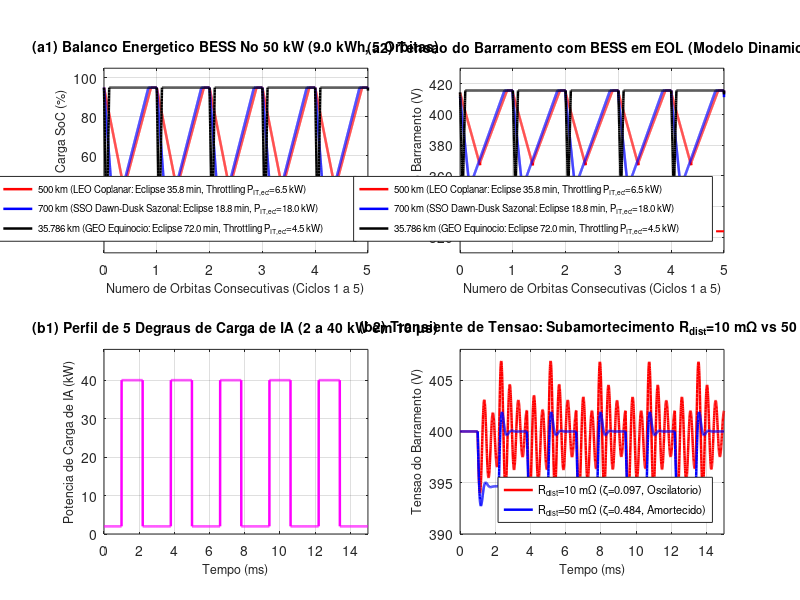
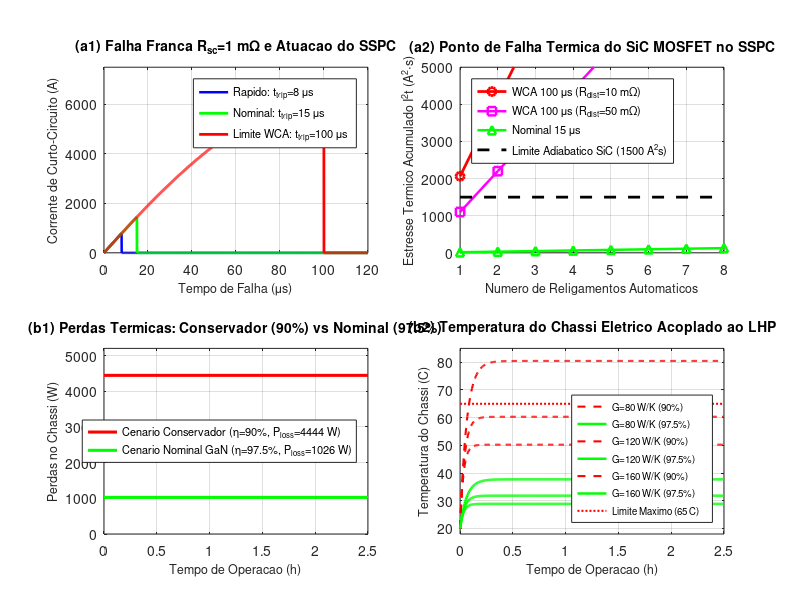

MATLAB code to generate these figures, in order:
% ==============================================================================
% GERACAO DE FIGURAS COMPOSTAS CONSOLIDADAS - SECAO 3.1 (BARRAMENTO HVDC 400 V)
% Projeto de Dissertacao de Mestrado - ProPECAut / IFES Campus Serra
% ==============================================================================

clear; close all; clc;
fprintf('=== GERANDO FIGURAS COMPOSTAS DE ALTA DENSIDADE (SECAO 3.1) ===\n');

if ismember('qt', available_graphics_toolkits())
    graphics_toolkit('qt');
else
    graphics_toolkit('gnuplot');
end

% ------------------------------------------------------------------------------
% FIGURA 3.1 COMPOSTA: BALANCO ENERGETICO ORBITAL E DINAMICA TRANSITORIA DE IA
% ------------------------------------------------------------------------------
fprintf('1. Gerando Figura 3.1 Composta (Balanco BESS + Degraus de IA)...\n');

fig_c1 = figure(1, 'position', [50, 50, 1100, 750]);

% Parametros do BESS do No Satelital de 50 kW e Orbitas Oficiais
V_nom = 400.0; V_UV = 324.0; V_OV = 442.8;
E_bat_nom_kWh = 9.0; % 9.0 kWh no satelital (Cluster 20 nos = 180 kWh) [PROVISORIO]
E_bat_nom_J = E_bat_nom_kWh * 3.6e6;
SoC_min_safe = 0.20; % [VERIFICAVEL / REQUISITO DE PROJETO]
R_0_eol = 0.085;     % Resistencia ohmica em EOL [PROVISORIO]

% Cenarios orbitais oficiais:
altitudes = [500.0, 700.0, 35786.0]; % LEO, SSO, GEO
cores = {'r', 'b', 'k'};
labels_alt = {'500 km (LEO Coplanar: Eclipse 35.8 min, Throttling P_{IT,ecl}=6.5 kW)', ...
              '700 km (SSO Dawn-Dusk Sazonal: Eclipse 18.8 min, P_{IT,ecl}=18.0 kW)', ...
              '35.786 km (GEO Equinocio: Eclipse 72.0 min, Throttling P_{IT,ecl}=4.5 kW)'};

mu_earth = 398600.4418;
R_earth = 6378.14;
N_orbits = 5;

% Execucao da integracao dinamica exata do BESS por cenario orbital:
sim_results = cell(3, 1);

for i = 1:3
    h = altitudes(i);
    r_orb = R_earth + h;
    T_o = 2 * pi * sqrt((r_orb^3) / mu_earth);
    
    if h == 500.0
        t_e = 35.8 * 60.0;
        P_IT = 6500.0;
    elseif h == 700.0
        t_e = 18.8 * 60.0;
        P_IT = 18000.0;
    else
        t_e = 72.0 * 60.0;
        P_IT = 4500.0;
    end
    
    % Livro-razao da carga total no barramento durante eclipse:
    P_load_ecl = (P_IT / 0.975) + 440.0 + 550.0 + 30.0;
    
    t_tot = N_orbits * T_o;
    t_vec = linspace(0, t_tot, 5000);
    dt_s = t_vec(2) - t_vec(1);
    
    soc_vec = zeros(size(t_vec));
    v_vec   = zeros(size(t_vec));
    soc_vec(1) = 0.95;
    Voc_init = 330.0 + 90.0 * soc_vec(1);
    v_vec(1) = Voc_init - (P_load_ecl / Voc_init) * R_0_eol;
    P_solar_avail = 48000.0;
    P_load_total_nom = (40000.0 / 0.975) + 440.0 + 550.0 + 65.0;
    
    for k = 2:length(t_vec)
        t_mod = mod(t_vec(k), T_o);
        is_ecl = (t_mod <= t_e);
        
        if is_ecl
            if soc_vec(k-1) <= SoC_min_safe
                P_b = 440.0 + 550.0; % Throttling de protecao de avionica
            else
                P_b = P_load_ecl;
            end
            dE = P_b * dt_s / 0.98;
            soc_vec(k) = max(SoC_min_safe, soc_vec(k-1) - (dE / E_bat_nom_J));
        else
            P_charge = min(P_solar_avail - P_load_total_nom, 10000.0);
            dE = P_charge * dt_s * 0.98;
            soc_vec(k) = min(0.95, soc_vec(k-1) + (dE / E_bat_nom_J));
            P_b = 0;
        end
        
        Voc_k = 330.0 + 90.0 * soc_vec(k);
        I_b = is_ecl * (P_b / Voc_k);
        v_vec(k) = Voc_k - I_b * R_0_eol;
    end
    
    sim_results{i}.t_norm = t_vec / T_o;
    sim_results{i}.soc = soc_vec;
    sim_results{i}.v = v_vec;
end

% Subpainel (a1): Estado de Carga (SoC) em 5 orbitas (saida da simulacao)
subplot(2, 2, 1);
hold on; grid on; box on;
for i = 1:3
    plot(sim_results{i}.t_norm, sim_results{i}.soc * 100, cores{i}, 'linewidth', 1.8);
end
plot([0, N_orbits], [20, 20], 'r--', 'linewidth', 1.5);
text(0.1, 24, 'Limite Minimo Seguranca SoC = 20% (DoD max = 80%)', 'color', 'r', 'fontsize', 8);
xlabel('Numero de Orbitas Consecutivas (Ciclos 1 a 5)', 'fontsize', 9);
ylabel('Estado de Carga SoC (%)', 'fontsize', 9);
title('(a1) Balanco Energetico BESS No 50 kW (9.0 kWh, 5 Orbitas)', 'fontsize', 10, 'fontweight', 'bold');
legend(labels_alt, 'location', 'southeast', 'fontsize', 7);
xlim([0, N_orbits]); ylim([10, 105]);

% Subpainel (a2): Tensao Terminal do Barramento (saida da simulacao)
subplot(2, 2, 2);
hold on; grid on; box on;
for i = 1:3
    plot(sim_results{i}.t_norm, sim_results{i}.v, cores{i}, 'linewidth', 1.8);
end
plot([0, N_orbits], [V_UV, V_UV], 'r--', 'linewidth', 1.5);
xlabel('Numero de Orbitas Consecutivas (Ciclos 1 a 5)', 'fontsize', 9);
ylabel('Tensao do Barramento (V)', 'fontsize', 9);
title('(a2) Tensao do Barramento com BESS em EOL (Modelo Dinamico)', 'fontsize', 10, 'fontweight', 'bold');
legend(labels_alt, 'location', 'southeast', 'fontsize', 7);
xlim([0, N_orbits]); ylim([310, 430]);

% Subpainel (b1): Trem de 5 Degraus de IA (2 kW <-> 40 kW em 10 us)
t_dyn = linspace(0, 15.0, 3000); % em ms
p_train = 2.0 * ones(size(t_dyn)); % kW
for p = 1:5
    t_p = (p - 1) * 2.8 + 1.0;
    p_train(t_dyn >= t_p & t_dyn < t_p + 1.2) = 40.0;
end

subplot(2, 2, 3);
hold on; grid on; box on;
plot(t_dyn, p_train, 'm-', 'linewidth', 1.8);
xlabel('Tempo (ms)', 'fontsize', 9);
ylabel('Potencia de Carga de IA (kW)', 'fontsize', 9);
title('(b1) Perfil de 5 Degraus de Carga de IA (2 a 40 kW em 10 \mus)', 'fontsize', 10, 'fontweight', 'bold');
xlim([0, 15]); ylim([0, 48]);

% Subpainel (b2): Resposta de Tensao e Subamortecimento (Integracao Numerica Exata)
subplot(2, 2, 4);
hold on; grid on; box on;

t_dyn_s = t_dyn * 1e-3;
dt_dyn = t_dyn_s(2) - t_dyn_s(1);
P_bus_train = (p_train * 1e3 / 0.900) + 440.0 + 550.0;

Cb = 1.5e-3; Lb = 4.0e-6;
R_cases = [0.010, 0.050];
colors_b2 = {'r-', 'b-'};
labels_b2 = {'R_{dist}=10 m\Omega (\zeta=0.097, Oscilatorio)', 'R_{dist}=50 m\Omega (\zeta=0.484, Amortecido)'};

for c = 1:2
    Rb = R_cases(c);
    V_b = zeros(size(t_dyn_s));
    I_b = zeros(size(t_dyn_s));
    V_b(1) = 400.0;
    I_b(1) = P_bus_train(1) / V_b(1);
    V_src = V_b(1) + Rb * I_b(1);
    
    for k = 2:length(t_dyn_s)
        dI = (V_src - V_b(k-1) - Rb * I_b(k-1)) / Lb;
        dV = (I_b(k-1) - (P_bus_train(k-1) / max(V_b(k-1), 50.0))) / Cb;
        I_b(k) = I_b(k-1) + dI * dt_dyn;
        V_b(k) = V_b(k-1) + dV * dt_dyn;
    end
    plot(t_dyn, V_b, colors_b2{c}, 'linewidth', 1.8);
end

xlabel('Tempo (ms)', 'fontsize', 9);
ylabel('Tensao do Barramento (V)', 'fontsize', 9);
title('(b2) Transiente de Tensao: Subamortecimento R_{dist}=10 m\Omega vs 50 m\Omega', 'fontsize', 10, 'fontweight', 'bold');
legend(labels_b2, 'location', 'southeast', 'fontsize', 8);
xlim([0, 15]); ylim([390, 408]);

if ~exist('figuras','dir'), mkdir('figuras'); end; print(fig_c1, 'figuras/figura_3_1_dinamica_barramento_bess.png', '-dpng', '-r150');
fprintf('   -> Figura 3.1 Composta salva com sucesso em figuras/figura_3_1_dinamica_barramento_bess.png\n\n');

% ------------------------------------------------------------------------------
% FIGURA 3.2 COMPOSTA: ANALISE DE FALHAS, PROTECAO SSPC E ACOPLAMENTO TERMICO
% ------------------------------------------------------------------------------
fprintf('2. Gerando Figura 3.2 Composta (SSPC I2t + Eletrotermico)...\n');

fig_c2 = figure(2, 'position', [50, 50, 1100, 750]);

% Subpainel (a1): Corrente de Curto-Circuito Franco Rsc=1 mOhm
t_sc_us = linspace(0, 120, 2000); % us
t_sc = t_sc_us * 1e-6;
R_loop_10m = 0.010 + 0.001; % 11 mOhm
L_dist = 4.0e-6; C_bus = 1.5e-3;
V0 = 400.0;

i_sc_100us = (V0 / (12910 * L_dist)) * exp(-1375 * t_sc) .* sin(12836 * t_sc);
i_sc_100us(t_sc_us > 100) = 0;

i_sc_15us = (V0 / (12910 * L_dist)) * exp(-1375 * t_sc) .* sin(12836 * t_sc);
i_sc_15us(t_sc_us > 15) = 0;

i_sc_8us = (V0 / (12910 * L_dist)) * exp(-1375 * t_sc) .* sin(12836 * t_sc);
i_sc_8us(t_sc_us > 8) = 0;

subplot(2, 2, 1);
hold on; grid on; box on;
plot(t_sc_us, i_sc_8us, 'b-', 'linewidth', 1.8);
plot(t_sc_us, i_sc_15us, 'g-', 'linewidth', 2.0);
plot(t_sc_us, i_sc_100us, 'r-', 'linewidth', 2.0);
xlabel('Tempo de Falha (\mus)', 'fontsize', 9);
ylabel('Corrente de Curto-Circuito (A)', 'fontsize', 9);
title('(a1) Falha Franca R_{sc}=1 m\Omega e Atuacao do SSPC', 'fontsize', 10, 'fontweight', 'bold');
legend({'Rapido: t_{trip}=8 \mus', 'Nominal: t_{trip}=15 \mus', 'Limite WCA: t_{trip}=100 \mus'}, 'location', 'northeast', 'fontsize', 8);
xlim([0, 120]); ylim([0, 7500]);

% Subpainel (a2): Estresse Cumulativo I2t vs Numero de Religamentos
N_relig = 1:8;
I2t_8us   = 3.25 * N_relig;
I2t_15us  = 15.93 * N_relig;
I2t_100us = 2061.67 * N_relig;
I2t_100us_50m = 1100.10 * N_relig;

subplot(2, 2, 2);
hold on; grid on; box on;
plot(N_relig, I2t_100us, 'ro-', 'linewidth', 2.0);
plot(N_relig, I2t_100us_50m, 'ms-', 'linewidth', 1.8);
plot(N_relig, I2t_15us, 'g^-', 'linewidth', 1.8);
plot([1, 8], [1500, 1500], 'k--', 'linewidth', 2.0);

xlabel('Numero de Religamentos Automaticos', 'fontsize', 9);
ylabel('Estresse Termico Acumulado I^2t (A^2\cdots)', 'fontsize', 9);
title('(a2) Ponto de Falha Termica do SiC MOSFET no SSPC', 'fontsize', 10, 'fontweight', 'bold');
legend({'WCA 100 \mus (R_{dist}=10 m\Omega)', 'WCA 100 \mus (R_{dist}=50 m\Omega)', 'Nominal 15 \mus', 'Limite Adiabatico SiC (1500 A^2s)'}, 'location', 'northwest', 'fontsize', 8);
xlim([1, 8]); ylim([0, 5000]);

% Subpainel (b1): Dissipacao Termica dos Conversores (eta = 90% vs 97.5% a 40 kW)
P_loss_cons = 40000.0 * (1.0 - 0.900) / 0.900; % 4444.44 W
P_loss_nom  = 40000.0 * (1.0 - 0.975) / 0.975; % 1025.64 W
t_term_h = linspace(0, 2.5, 400); % 2.5 horas
subplot(2, 2, 3);
hold on; grid on; box on;
plot([0, 2.5], [P_loss_cons, P_loss_cons], 'r-', 'linewidth', 2.2);
plot([0, 2.5], [P_loss_nom, P_loss_nom], 'g-', 'linewidth', 2.2);
xlabel('Tempo de Operacao (h)', 'fontsize', 9);
ylabel('Perdas no Chassi (W)', 'fontsize', 9);
title('(b1) Perdas Termicas: Conservador (90%) vs Nominal (97.5%)', 'fontsize', 10, 'fontweight', 'bold');
legend({sprintf('Cenario Conservador (\\eta=90%%, P_{loss}=%.0f W)', P_loss_cons), ...
        sprintf('Cenario Nominal GaN (\\eta=97.5%%, P_{loss}=%.0f W)', P_loss_nom)}, 'location', 'east', 'fontsize', 8);
xlim([0, 2.5]); ylim([0, 5200]);

% Subpainel (b2): Evolucao da Temperatura do Chassi com LHP
subplot(2, 2, 4);
hold on; grid on; box on;
C_th = 18000; % J/K
G_vec = [80, 120, 160]; % W/K
t_sec = t_term_h * 3600;

Q_cons = P_loss_cons + 440.0 * (1 - 0.22) + 50.0; % + perdas laser e chassi
Q_nom  = P_loss_nom  + 440.0 * (1 - 0.22) + 50.0;

for g = 1:3
    G_val = G_vec(g);
    tau = C_th / G_val;
    T_90 = 20.0 + (Q_cons / G_val) * (1 - exp(-t_sec / tau));
    T_97 = 20.0 + (Q_nom  / G_val) * (1 - exp(-t_sec / tau));
    plot(t_term_h, T_90, 'r--', 'linewidth', 1.5);
    plot(t_term_h, T_97, 'g-', 'linewidth', 1.8);
end
plot([0, 2.5], [65, 65], 'r:', 'linewidth', 1.5);
xlabel('Tempo de Operacao (h)', 'fontsize', 9);
ylabel('Temperatura do Chassi (C)', 'fontsize', 9);
title('(b2) Temperatura do Chassi Eletrico Acoplado ao LHP', 'fontsize', 10, 'fontweight', 'bold');
legend({'G=80 W/K (90%)', 'G=80 W/K (97.5%)', 'G=120 W/K (90%)', 'G=120 W/K (97.5%)', 'G=160 W/K (90%)', 'G=160 W/K (97.5%)', 'Limite Maximo (65 C)'}, 'location', 'southeast', 'fontsize', 7);
xlim([0, 2.5]); ylim([18, 85]);

if ~exist('figuras','dir'), mkdir('figuras'); end; print(fig_c2, 'figuras/figura_3_2_falhas_eletrotermicas_sspc.png', '-dpng', '-r150');
fprintf('   -> Figura 3.2 Composta salva com sucesso em figuras/figura_3_2_falhas_eletrotermicas_sspc.png\n\n');
fprintf('=== FIGURAS COMPOSTAS DA SECAO 3.1 CONCLUIDAS ===\n');
